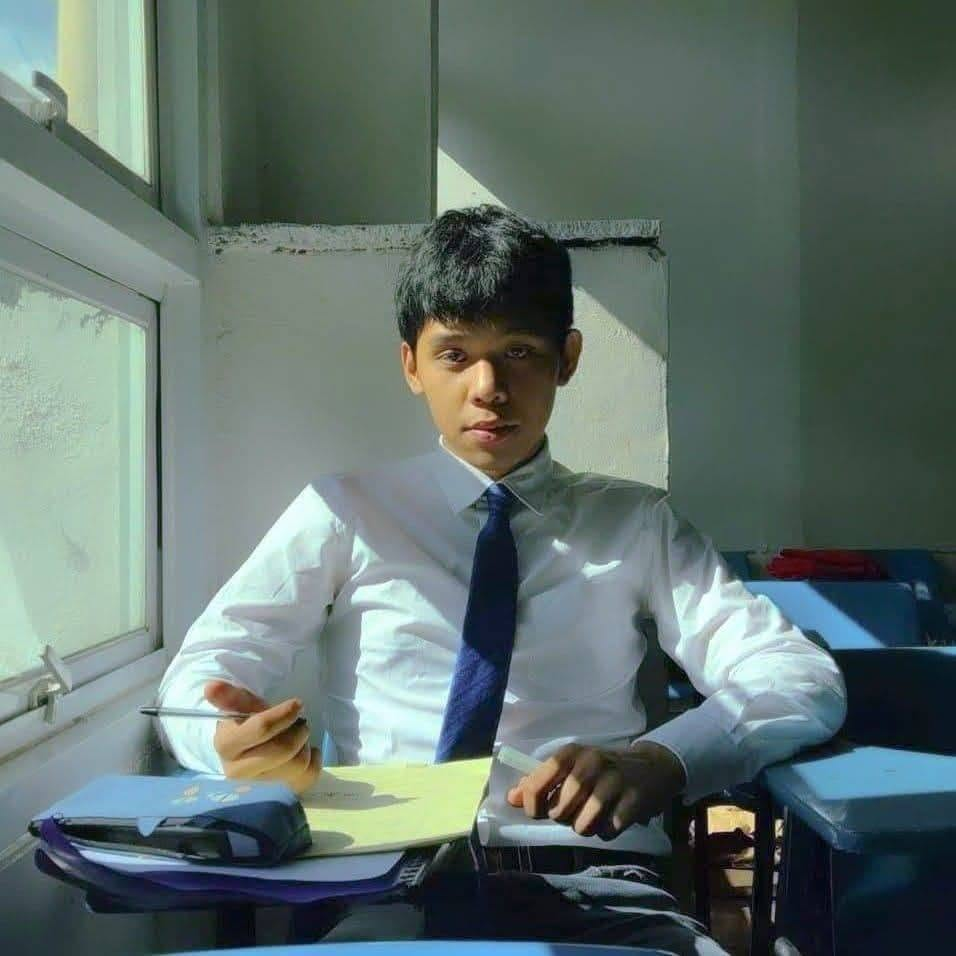
#> input picture assets/me.jpg, 956 x 956 px
$ python make_ascii.py
#> lines starting #> are read from the running program, lines starting #| are printed output that depends on the picture; after the words box and inside, x2 and y2 are one past the last pixel; in counts of white or black regions, pixels touching at a corner belong together

import argparse
from pathlib import Path

ROOT = Path(__file__).resolve().parent.parent
SRC = ROOT / "assets" / "me.jpg"
MASK = ROOT / "assets" / "me_mask.png"
OUT = ROOT / "assets" / "portrait.txt"


RAMP = " `.:~;=+?|)]oX#%&@"
DENSITY = [0, .06, .10, .17, .24, .27, .30, .33, .35, .37, .40, .47, .53, .60, .67, .72, .81, 1.0]


CELL_ASPECT = 0.52


BOX = (290, 190, 690, 590)


def load_mask(img):
    import cv2

    if MASK.exists():
        return cv2.imread(str(MASK), cv2.IMREAD_GRAYSCALE)
    from PIL import Image
    from rembg import new_session, remove

    pil = Image.open(SRC).convert("RGB")
    mask = remove(pil, session=new_session("u2net_human_seg"), only_mask=True)
    mask.save(MASK)
    return cv2.imread(str(MASK), cv2.IMREAD_GRAYSCALE)


def convert(cols: int, box=BOX, gamma: float = 0.8, clahe: float = 2.0, sharpen: float = 0.3) -> list[str]:
#> called with cols = 80, box = (290, 190, 690, 590), gamma = 0.8, clahe = 2, sharpen = 0.3
    import cv2
    import numpy as np

    img = cv2.imread(str(SRC))
#> img is the input picture: shape (956, 956, 3); mean B, G, R 108, 112.5, 96.5
    mask = load_mask(img)
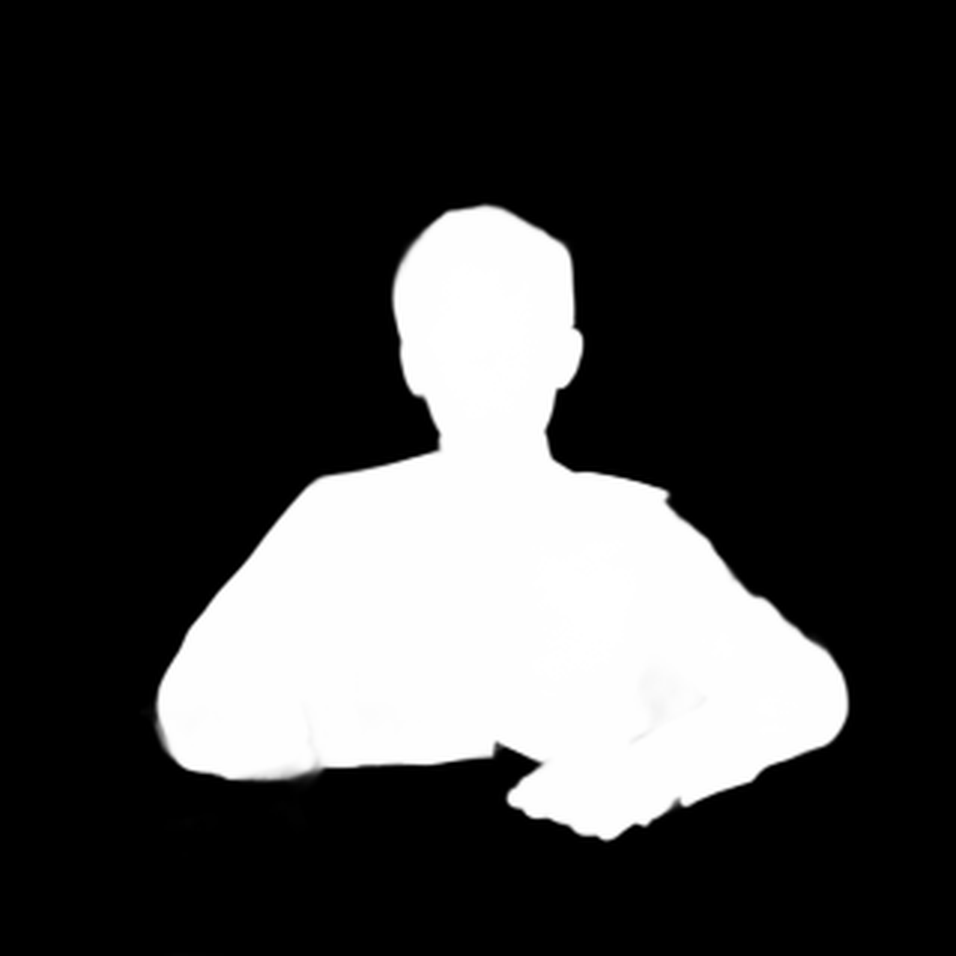
#> input picture assets/me_mask.png, 956 x 956 px
#> in load_mask, returned value is the input picture: shape (956, 956); min 0, max 255, mean 59.6
    x0, y0, x1, y1 = box
    img, mask = img[y0:y1, x0:x1], mask[y0:y1, x0:x1]
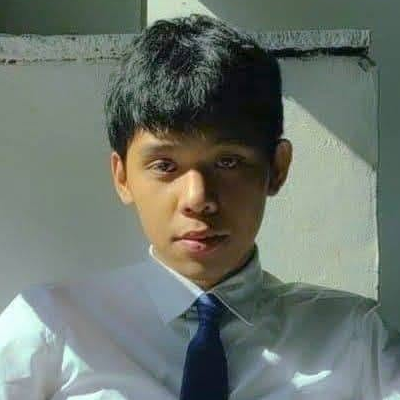
#> img: shape (400, 400, 3); mean B, G, R 109.7, 117.9, 108.8
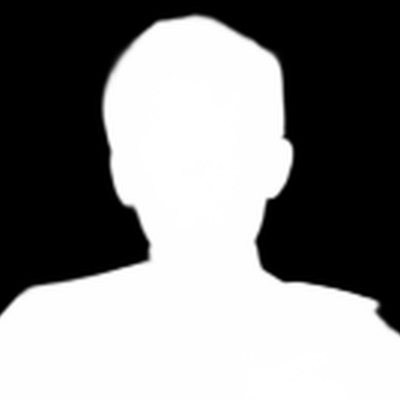
#> mask: shape (400, 400); min 0, max 255, mean 134.6

    gray = cv2.cvtColor(img, cv2.COLOR_BGR2GRAY)
    gray = cv2.createCLAHE(clipLimit=clahe, tileGridSize=(3, 3)).apply(gray)
    blur = cv2.GaussianBlur(gray, (0, 0), 3)
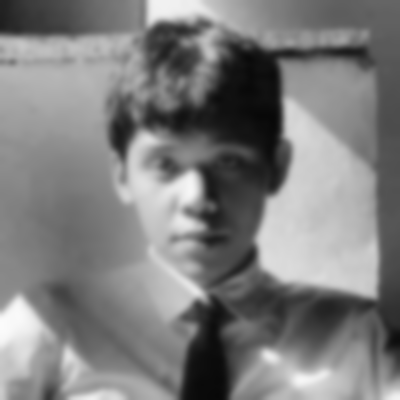
#> blur: shape (400, 400); min 8, max 251, mean 125.8
    gray = cv2.addWeighted(gray, 1 + sharpen, blur, -sharpen, 0)  # unsharp mask

    rows = round(cols * gray.shape[0] / gray.shape[1] * CELL_ASPECT)
#> rows = 42
    small = cv2.resize(gray, (cols, rows), interpolation=cv2.INTER_AREA).astype(float)
    alpha = cv2.resize(mask, (cols, rows), interpolation=cv2.INTER_AREA) / 255.0

    subject = alpha > 0.5
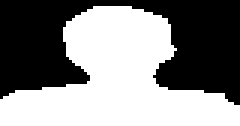
#> subject: shape (42, 80) bool (shown 3 times larger); 52.8% white; 1 black region, box (x1, y1, x2, y2) and area: (0, 0, 80, 35) 1586
    lo, hi = np.percentile(small[subject], 1), np.percentile(small[subject], 99.5)
#> lo = 10; hi = 248
    norm = np.clip((small - lo) / (hi - lo), 0, 1) ** gamma
    density = np.array(DENSITY[1:])
    target = density[0] + norm * (density[-1] - density[0])
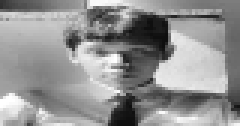
#> target: shape (42, 80) float64 (shown 3 times larger); min 0.06, max 1, mean 0.575
    idx = 1 + np.abs(target[..., None] - density).argmin(axis=-1)
    idx[~subject] = 0
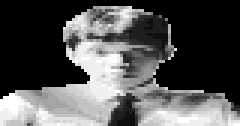
#> idx: shape (42, 80) int64 (shown 3 times larger); min 0, max 17, mean 5.65; drawn with min black and max white
    lines = ["".join(RAMP[i] for i in row).rstrip() for row in idx]
    while lines and not lines[-1]:
        lines.pop()
#> this loop made 0 passes
#> after the loop, lines = 42 items
    return lines


def preview(lines: list[str], path: Path) -> None:
    """Render the ASCII the way the dark card shows it, for eyeballing."""
    from PIL import Image, ImageDraw, ImageFont

    font = ImageFont.truetype("consola.ttf", 12)
    cw, lh = 6.6, 12.7
    w = int(max(map(len, lines)) * cw) + 20
    im = Image.new("RGB", (w, int(len(lines) * lh) + 20), "#161b22")
    d = ImageDraw.Draw(im)
    for i, line in enumerate(lines):
        d.text((10, 10 + i * lh), line, font=font, fill="#c9d1d9")
    im.save(path)


def main() -> None:
    ap = argparse.ArgumentParser()
    ap.add_argument("--cols", type=int, default=80)
    ap.add_argument("--box", type=int, nargs=4, default=BOX, metavar=("X0", "Y0", "X1", "Y1"))
    ap.add_argument("--gamma", type=float, default=0.8, help="<1 lifts shadows (the face)")
    ap.add_argument("--clahe", type=float, default=2.0, help="local contrast clip limit")
    ap.add_argument("--sharpen", type=float, default=0.3)
    ap.add_argument("--preview", type=Path, help="also render a PNG preview here")
    args = ap.parse_args()
    lines = convert(args.cols, tuple(args.box), args.gamma, args.clahe, args.sharpen)
#> lines = 42 items
    OUT.write_text("\n".join(lines) + "\n", encoding="utf-8")
    print(f"{len(lines)} rows x {max(map(len, lines))} cols -> {OUT.relative_to(ROOT)}")
#| 42 rows x 80 cols -> assets/portrait.txt
    if args.preview:
        preview(lines, args.preview)


if __name__ == "__main__":
    main()
